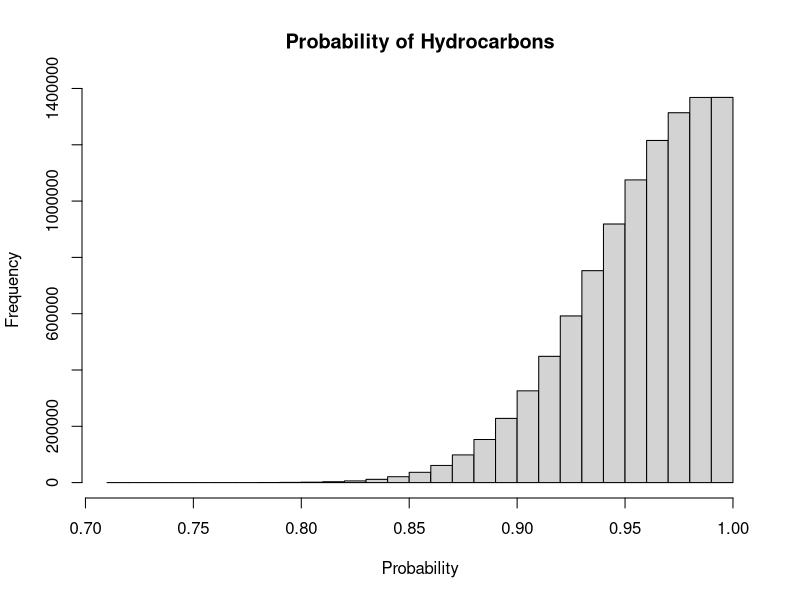
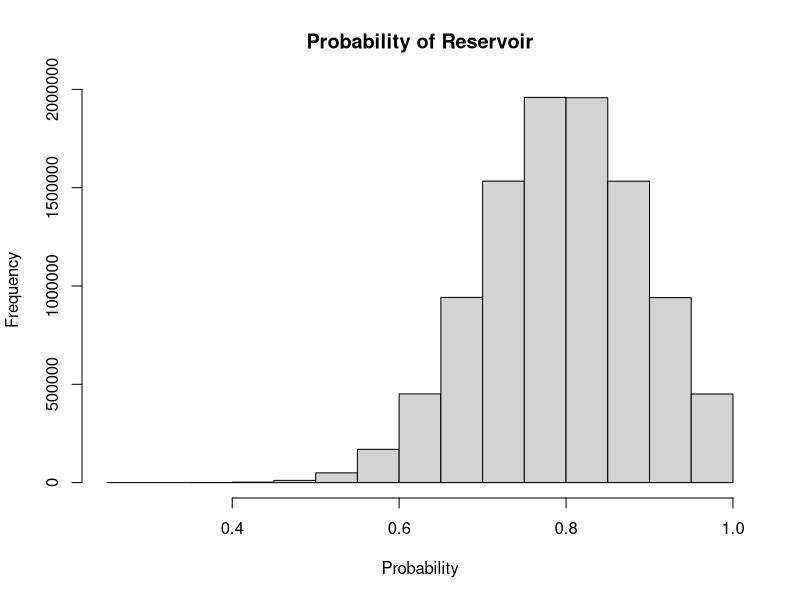
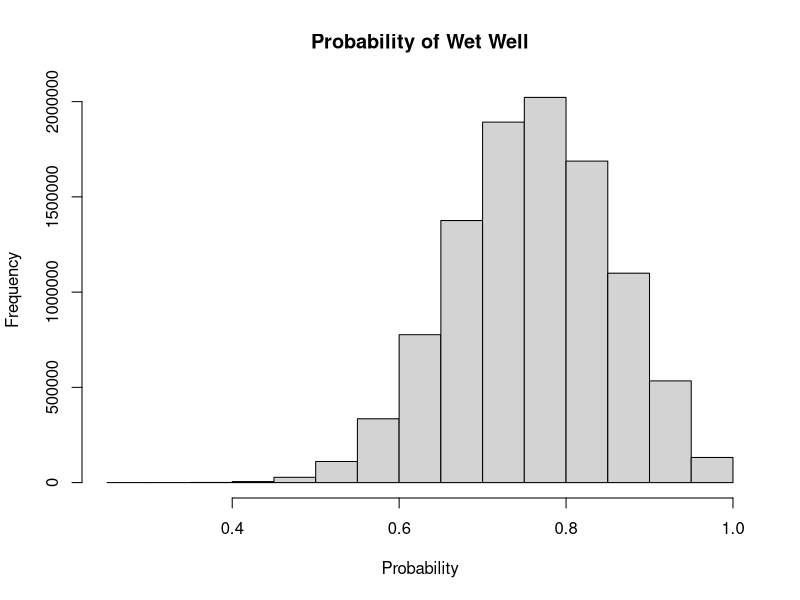
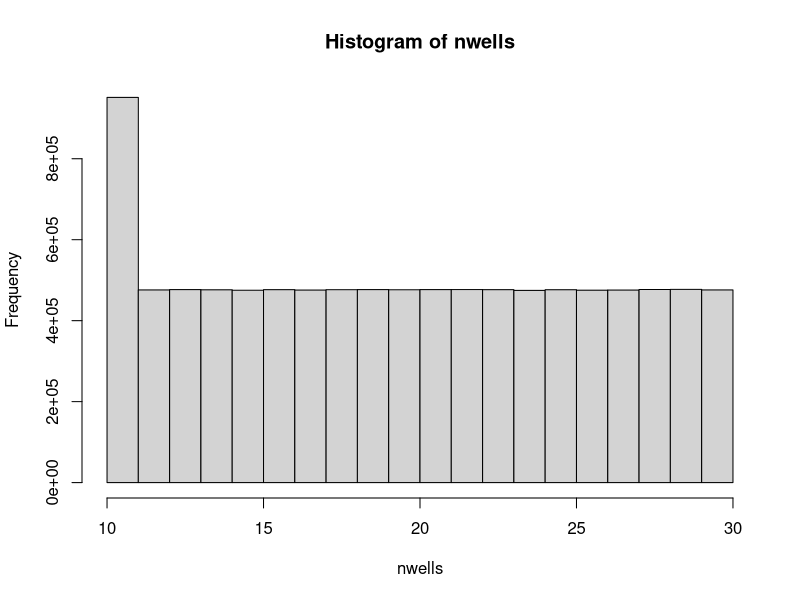
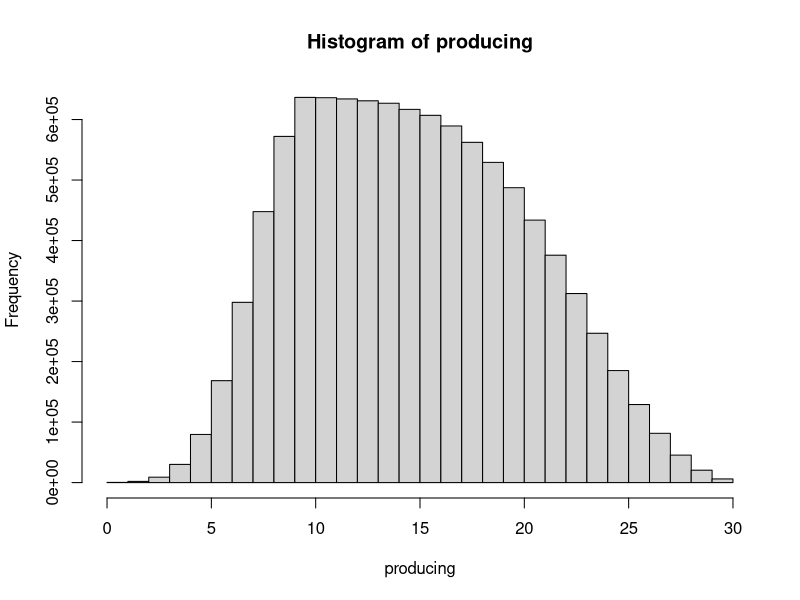
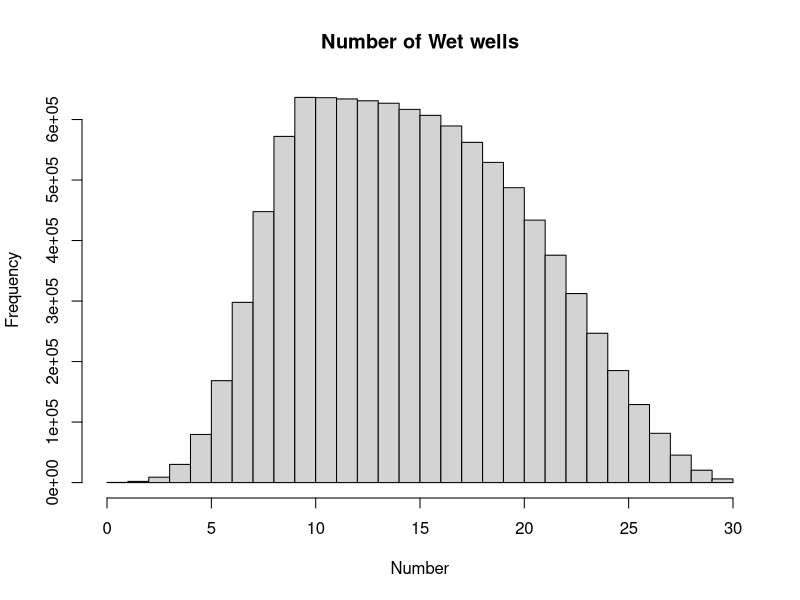
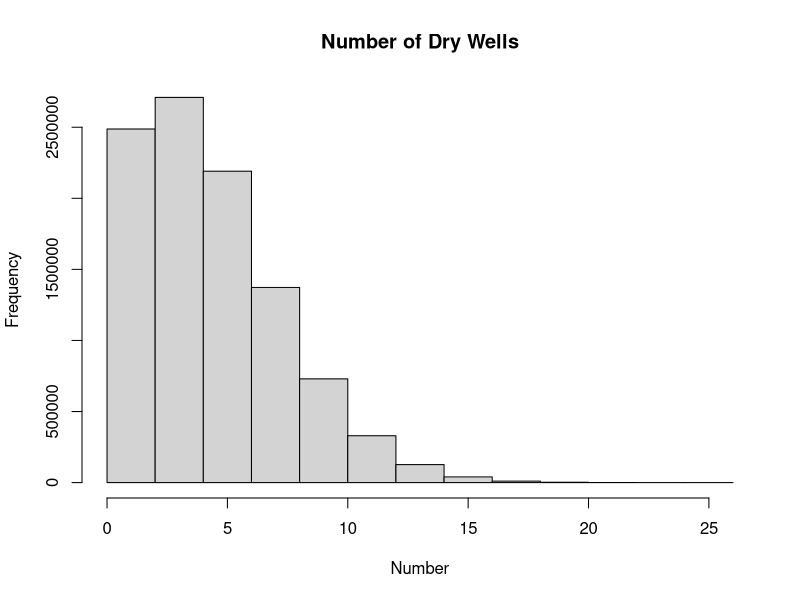
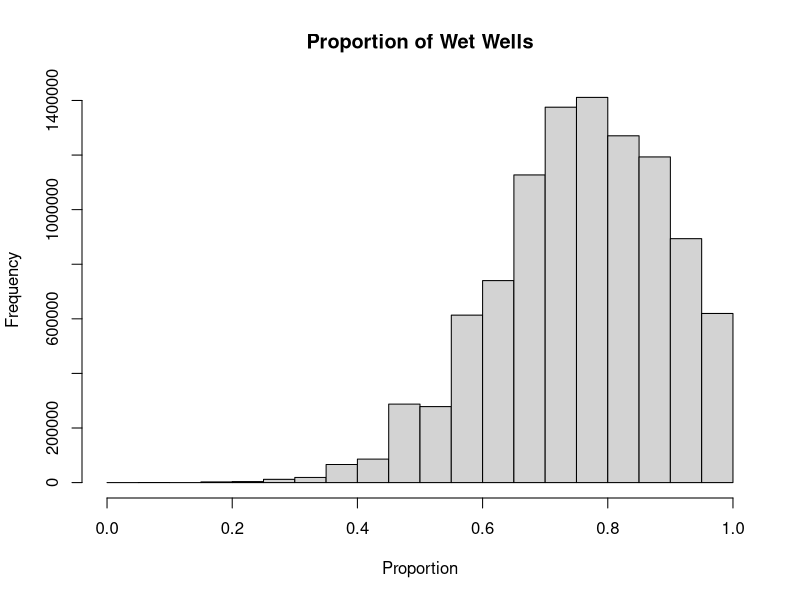

Write R code to recreate these figures, in order. (Note: this script raises an error after producing the figures.)
library(dplyr)
library(truncnorm)
library(purrr)

#### Initial setting ####
# set up the random seed as 42 per The Hitchhiker's Guide to the Galaxy to answer everything
set.seed(42)

# set up simulation.size as 10 Million
simulation.size=10000000


#simulate the probabability that hydrocarbons are present
#using truncated normal distribution
hydrocarbon <- rtruncnorm(simulation.size, a=0, b=1, mean=.99, sd=.05)

#simulate the probability that there is a reservoir 
#using trancated normal distribution
reservoir <- rtruncnorm(simulation.size, a=0, b=1, mean=.8, sd=.1)

#overall probability of producing well
probwet <- (hydrocarbon * reservoir)

#plot histograms of the distributions
h <- hist(hydrocarbon, main='Probability of Hydrocarbons',
          col = "lightgray", xlab = "Probability") 

r <- hist(reservoir, main='Probability of Reservoir',
          col = "lightgray", xlab = "Probability")

pw <- hist(probwet, main='Probability of Wet Well',
           col = "lightgray", xlab="Probability")

#Simulates the number of planned wells
nwells <- ceiling(runif(simulation.size, min=9, max=30))
hist(nwells)
summary(nwells)

#Simulates the number of wet wells and dry wells
producing <- rbinom(simulation.size, nwells, probwet)
hist(producing)

mean(producing)
dry <- nwells - producing
mean(dry)

mean(producing + dry)
mean(nwells)

propwet <- (producing/(producing+dry))


#histogram of the number of wet wells, dry wells, and proportion of wet
p <- hist(producing, main="Number of Wet wells",
          col = "lightgray", xlab = "Number")

d <- hist(dry, main="Number of Dry Wells", breaks=10,
          col = "lightgray", xlab = "Number")

wetratio <- hist(propwet, main = "Proportion of Wet Wells",
                 col = "lightgray", xlab="Proportion")



#### get individual number of wet well per individual rate ####
n = 30

well_mat <- matrix(rep(NA, n * simulation.size),nrow=simulation.size)

for(i in 1:simulation.size){
    well_mat[i,]=c(rep(1,nwells[i]),rep(0,n-nwells[i]))
}

Well_ind <- matrix(rbinom(n = n * simulation.size,
                          size = 1, 
                          prob = rtruncnorm(n * simulation.size, a=0, b=1, mean=.99, sd=.05) *
                              rtruncnorm(n * simulation.size, a=0, b=1, mean=.8, sd=.1)),
                   nrow = simulation.size)

well_final <- well_mat * Well_ind

well_wet <- apply(well_final,1,sum)

hist(well_wet, main="Number of Wet wells",
     col = "lightgray", xlab = "Number")

hist(nwells - well_wet, main="Number of dry wells",
     col = "lightgray", xlab = "Number")

hist(well_wet /nwells, main="Proportion of Wet Wells",
     col = "lightgray", xlab = "Proportion")
abline(v = var, col="red", lwd=2)
mtext("5% VaR: 0.59", at=var, col="red")

proportion = well_wet /nwells

quantile(proportion, c(.05))
var = quantile(proportion, c(.05))
# CVaR = ES ...
mean(proportion[proportion<quantile(proportion, c(.05))])

# and rest
median(proportion)
mean(proportion)
sd(proportion)
quantile(proportion, c(.05, .95))
sd(proportion)/mean(proportion)

median(well_wet)
median(nwells - well_wet)
